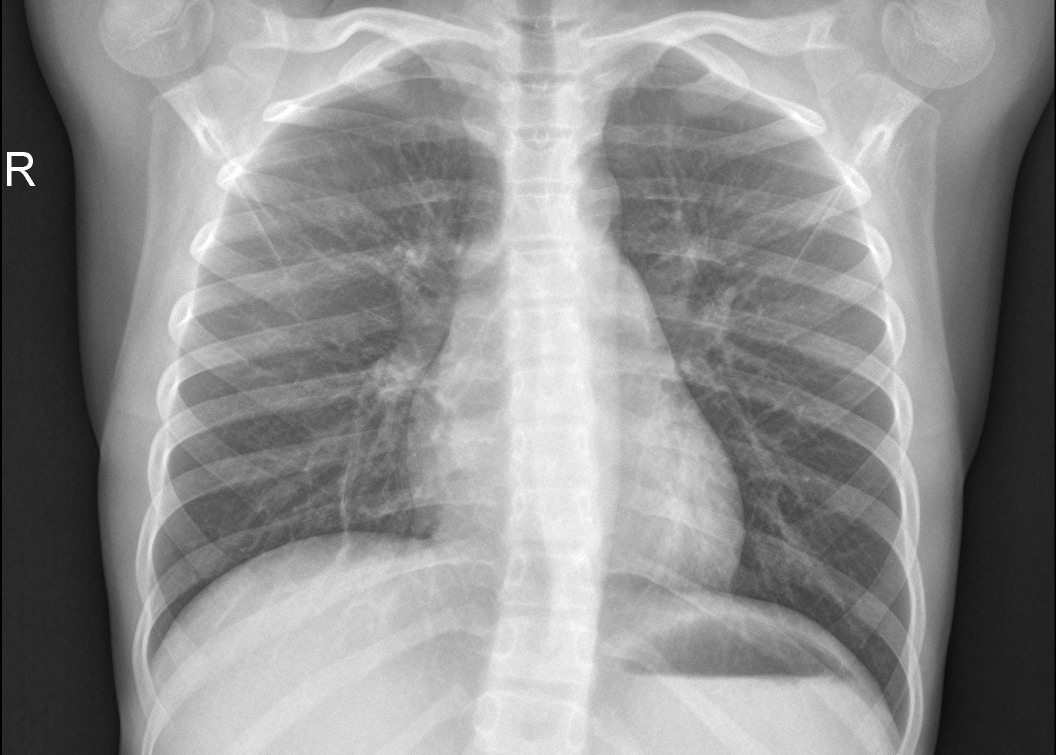
#> input picture dataset/original_images/normal/IM-0003-0001.jpeg, 2111 x 1509 px (shown at 1/2 size); its folder holds only this picture in this run
$ python preprocess_images.py
#> lines starting #> are read from the running program, lines starting #| are printed output that depends on the picture
# =============================================================================
# resizing, normalization and adaptive histogram equalization to images
# =============================================================================
import skimage.io as io
from skimage.transform import  rescale,resize
from skimage.util import img_as_uint,img_as_ubyte
from skimage.color import rgb2gray
from skimage import exposure
import os
import numpy as np
# =============================================================================
# source and destination dirs
# =============================================================================
class_name='normal'#'covid' or 'normal' or 'pneumonia'
source_dir='dataset/original_images/'+class_name
destination_dir='dataset/original_images_preprocessed/'+class_name
# =============================================================================
# list images list from source dir
# =============================================================================
image_list=os.listdir(source_dir)# list of images
# =============================================================================
# Normalization and adaptive histogram equalization to each single image
# =============================================================================
for img_name in image_list:
    img=io.imread(os.path.join(source_dir,img_name))
#> img is the input picture: shape (1509, 2111); min 0, max 255, mean 142.4
    img_gray = rgb2gray(img)
    img_resized = resize(img_gray, (512, 512))#convert image size to 512*512
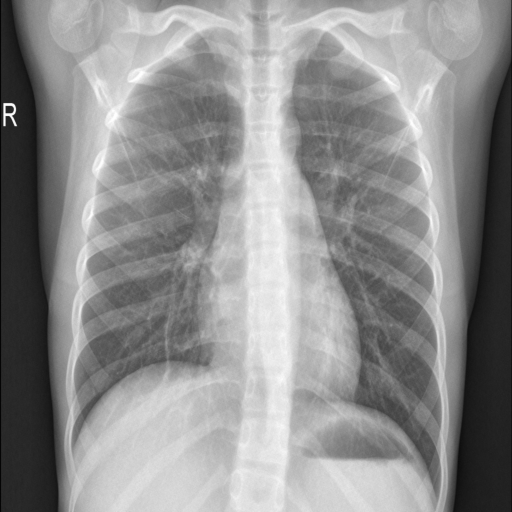
#> img_resized: shape (512, 512) float64; min 0.0181, max 1, mean 0.559
    img_rescaled=(img_resized-np.min(img_resized))/(np.max(img_resized)-np.min(img_resized))#min-max normalization
    img_enhanced=exposure.equalize_adapthist(img_rescaled)#adapt hist
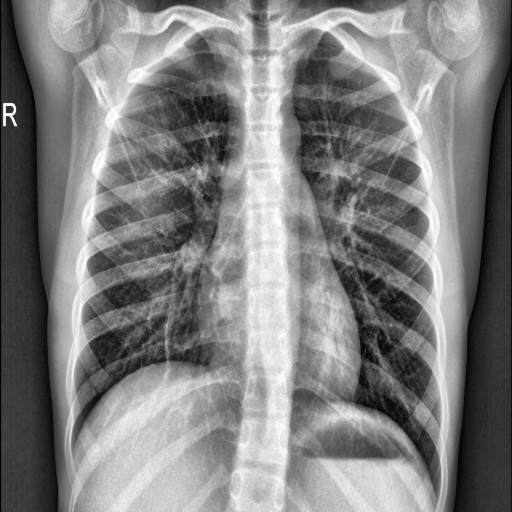
#> img_enhanced: shape (512, 512) float64; min 0, max 1, mean 0.502
    img_resized_8bit=img_as_ubyte(img_enhanced)
    io.imsave(os.path.join(destination_dir,img_name),img_resized_8bit)#save enhanced image to destination dir

$ run again, on dataset/original_images/normal/IM-0011-0001-0001.jpeg
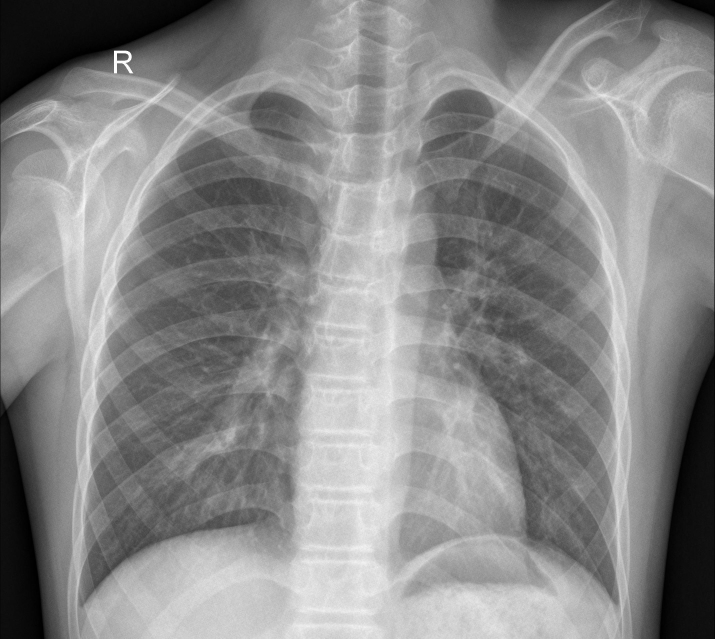
#> input picture dataset/original_images/normal/IM-0011-0001-0001.jpeg, 2144 x 1916 px (shown at 1/3 size)
#> img is the input picture: shape (1916, 2144); min 0, max 255, mean 137.1
#> `img_resized = resize(img_gray, (512, 512))#convert image size to 512*512`:
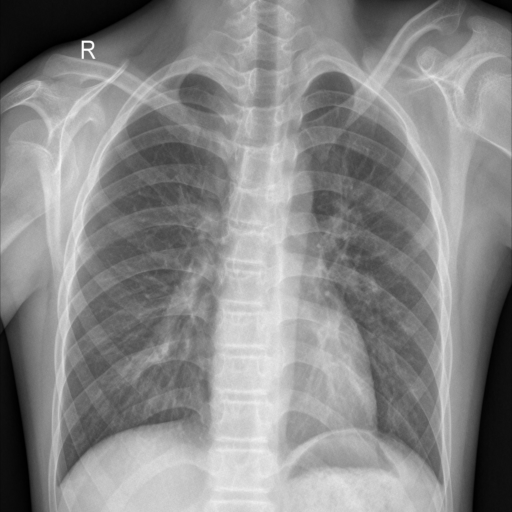
#> img_resized: shape (512, 512) float64; min 0.000125, max 0.992, mean 0.538
#> `img_enhanced=exposure.equalize_adapthist(img_rescaled)#adapt hist`:
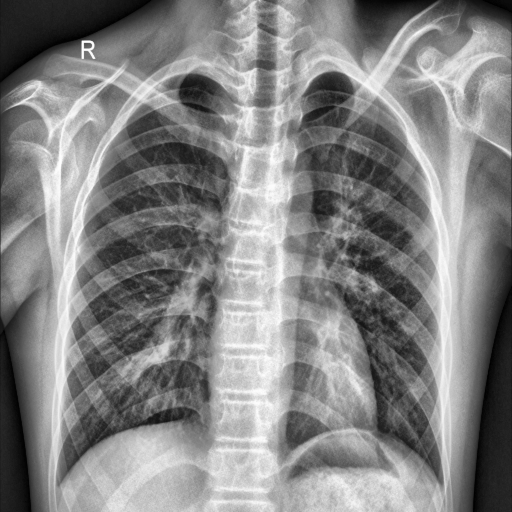
#> img_enhanced: shape (512, 512) float64; min 0, max 1, mean 0.516

$ run again, on dataset/original_images/normal/IM-0011-0001.jpeg
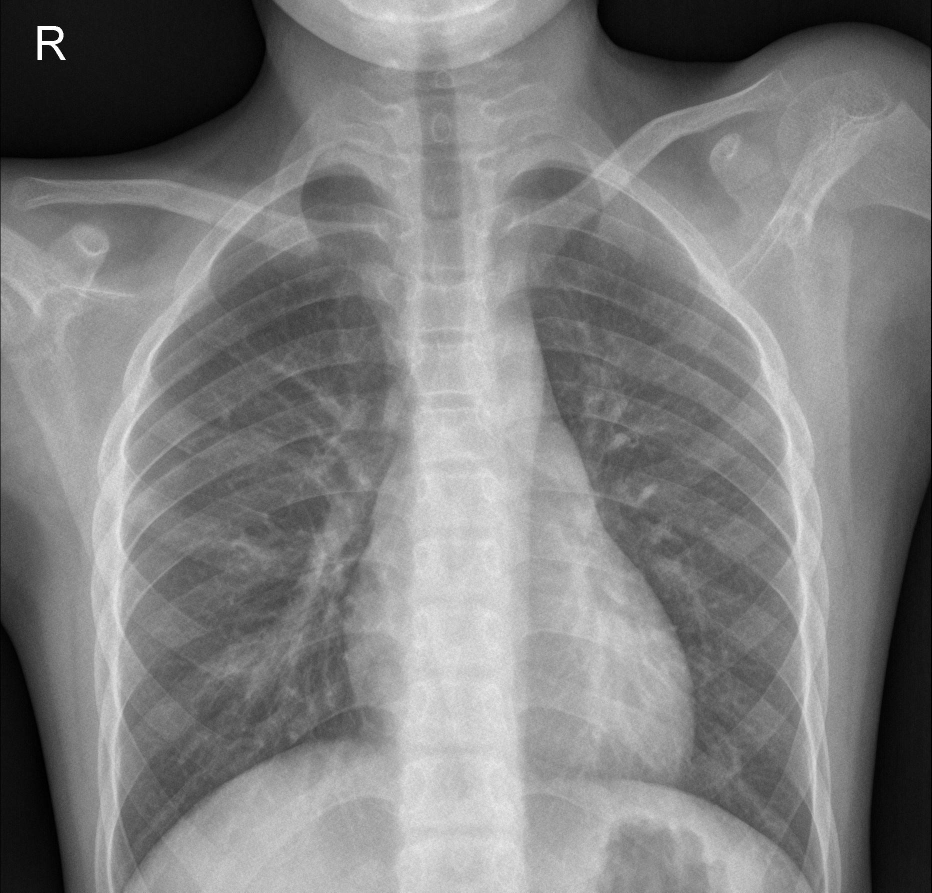
#> input picture dataset/original_images/normal/IM-0011-0001.jpeg, 1863 x 1785 px (shown at 1/2 size)
#> img is the input picture: shape (1785, 1863); min 0, max 255, mean 126.2
#> `img_resized = resize(img_gray, (512, 512))#convert image size to 512*512`:
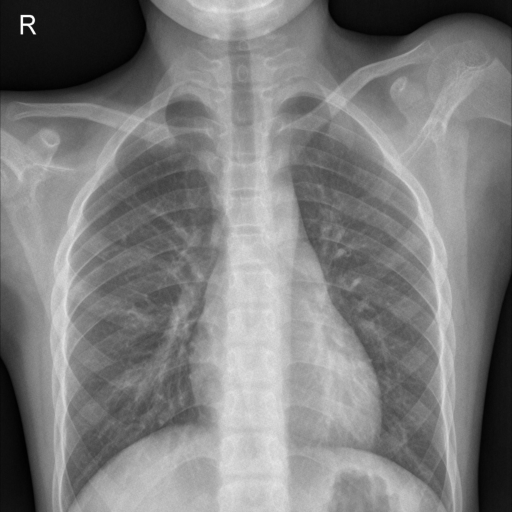
#> img_resized: shape (512, 512) float64; min 0.00475, max 0.994, mean 0.495
#> `img_enhanced=exposure.equalize_adapthist(img_rescaled)#adapt hist`:
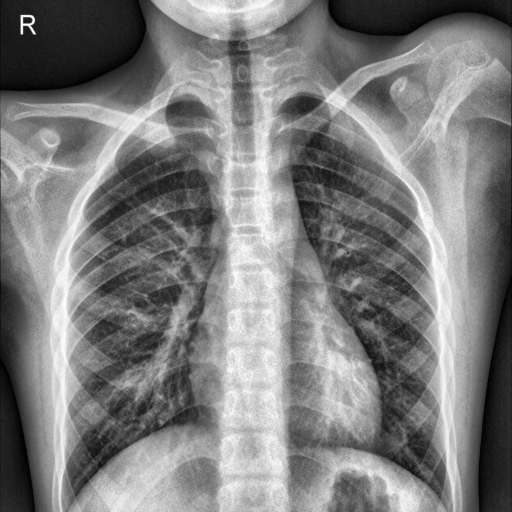
#> img_enhanced: shape (512, 512) float64; min 0, max 1, mean 0.493

$ run again, on dataset/original_images/normal/IM-0006-0001.jpeg
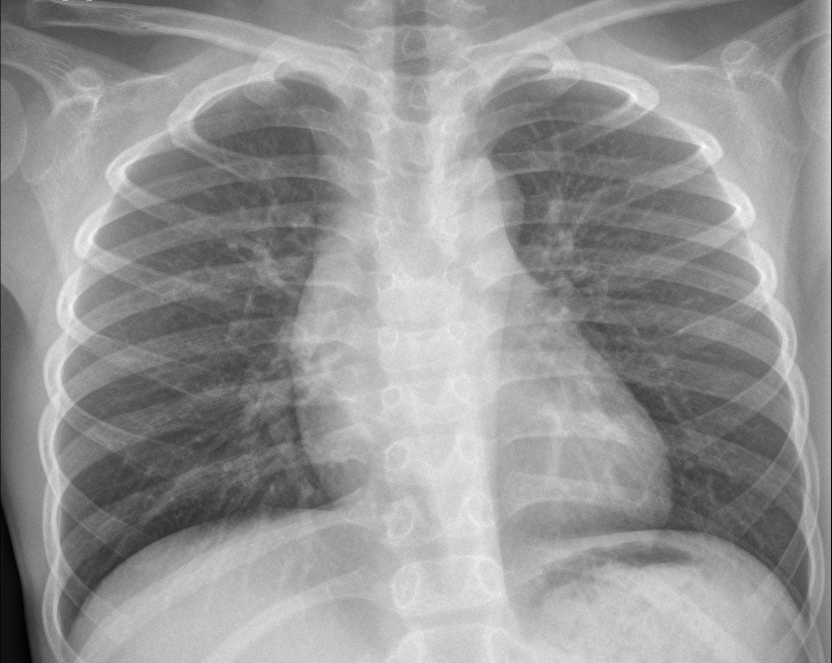
#> input picture dataset/original_images/normal/IM-0006-0001.jpeg, 1663 x 1326 px (shown at 1/2 size)
#> img is the input picture: shape (1326, 1663); min 0, max 255, mean 148.7
#> `img_resized = resize(img_gray, (512, 512))#convert image size to 512*512`:
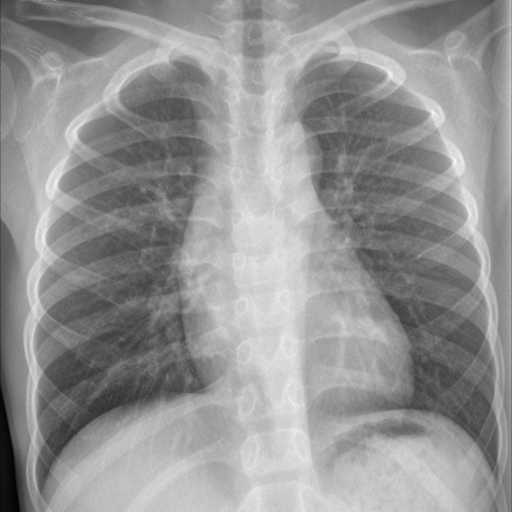
#> img_resized: shape (512, 512) float64; min 0.00699, max 0.979, mean 0.583
#> `img_enhanced=exposure.equalize_adapthist(img_rescaled)#adapt hist`:
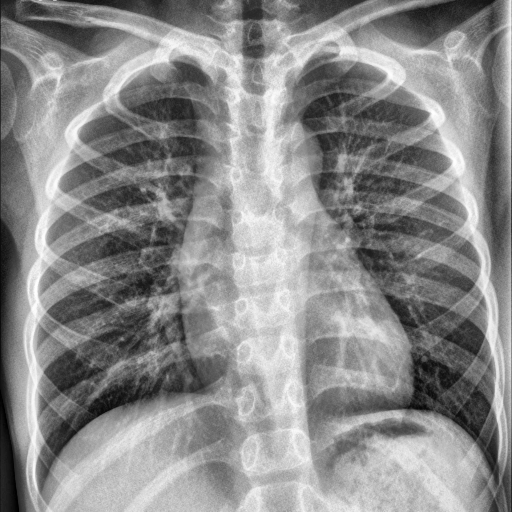
#> img_enhanced: shape (512, 512) float64; min 0, max 1, mean 0.546
